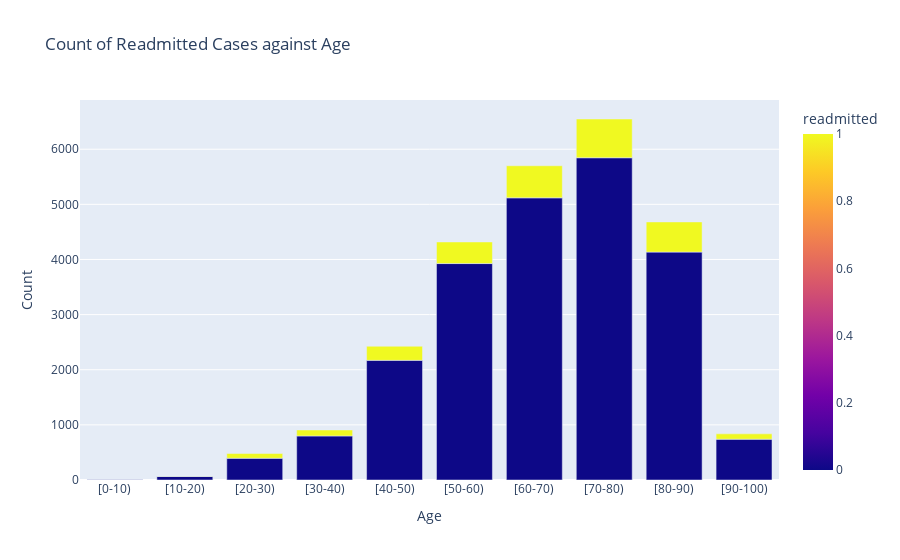

Notebook source saved alongside this figure:
### Markdown cell above
#### Plot illustrating the frequency of readmitted cases categorized by age.

### Code cell
# Grouped the data by age and readmitted status and count occurenecs
grouped_df = df.groupby(['age', 'readmitted']).size().reset_index(name='count')

# Bar Plot Using Plotly
fig = px.bar(grouped_df, x='age', y='count', color='readmitted',
             title='Count of Readmitted Cases against Age',
             labels={'count': 'Count', 'age': 'Age'},
             color_discrete_map={'NO': 'lightblue', '>30': 'lightgreen', '<30': 'lightcoral'})

fig.update_layout(xaxis_title='Age', yaxis_title='Count')
fig.show()

### Figure 1 — Plotly figure (JSON) as saved in the notebook; plotly's stock layout.template omitted (floating-point values rounded to 4 significant figures)
{"data": [{"alignmentgroup": "True", "hovertemplate": "Age=%{x}<br>Count=%{y}<br>readmitted=%{marker.color}<extra></extra>", "legendgroup": "", "marker": {"color": [0, 0, 1, 0, 1, 0, 1, 0, 1, 0, 1, 0, 1, 0, 1, 0, 1, 0, 1], "coloraxis": "coloraxis", "pattern": {"shape": ""}}, "name": "", "offsetgroup": "", "orientation": "v", "showlegend": false, "textposition": "auto", "type": "bar", "x": ["[0-10)", "[10-20)", "[10-20)", "[20-30)", "[20-30)", "[30-40)", "[30-40)", "[40-50)", "[40-50)", "[50-60)", "[50-60)", "[60-70)", "[60-70)", "[70-80)", "[70-80)", "[80-90)", "[80-90)", "[90-100)", "[90-100)"], "xaxis": "x", "y": [3, 65, 1, 394, 86, 799, 109, 2170, 256, 3926, 392, 5118, 582, 5845, 703, 4134, 547, 740, 97], "yaxis": "y"}], "layout": {"barmode": "relative", "coloraxis": {"colorbar": {"title": {"text": "readmitted"}}, "colorscale": [[0, "#0d0887"], [0.1111, "#46039f"], [0.2222, "#7201a8"], [0.3333, "#9c179e"], [0.4444, "#bd3786"], [0.5556, "#d8576b"], [0.6667, "#ed7953"], [0.7778, "#fb9f3a"], [0.8889, "#fdca26"], [1, "#f0f921"]]}, "legend": {"tracegroupgap": 0}, "title": {"text": "Count of Readmitted Cases against Age"}, "xaxis": {"anchor": "y", "domain": [0, 1], "title": {"text": "Age"}}, "yaxis": {"anchor": "x", "domain": [0, 1], "title": {"text": "Count"}}}}
